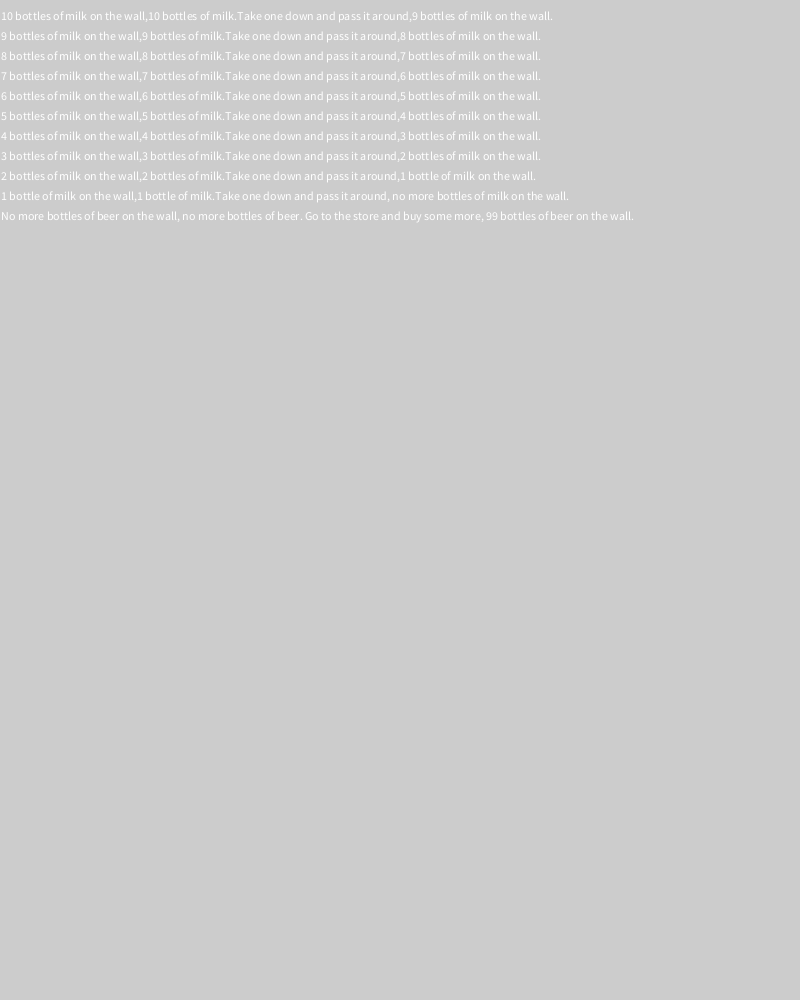
Frame 1 (no input)
Frame 60 (the mouse pressed at the canvas centre just before this capture): identical to frame 1, image omitted
Frame 120 (the mouse held since frame 60 and released just before this capture): identical to frame 1, image omitted

The Processing sketch that drew this single still picture (run headless with seeded random() and noise(); from frame 60 on, the mouse is pressed at the canvas centre):

// Processing sketch: sketch_99_Bottles_pdf
// ── sketch_99_Bottles_pdf.pde
int y;
int p;
int i;
void setup(){
  size (800,1000);
    for(int i=10;i>0;i--){
      y+=20;
      fill(255,255,255);
      if(i==2){
        text(i + " bottles of milk on the wall," +i + " bottles of milk.Take one down and pass it around," + (i-1)+ " bottle of milk on the wall.",1, y);
      }
      else if (i==1){
        text(i + " bottle of milk on the wall," +i + " bottle of milk.Take one down and pass it around," + " no more bottles of milk on the wall.",1, y);
      }
      else {
      
 text(i + " bottles of milk on the wall," +i + " bottles of milk.Take one down and pass it around," + (i-1)+ " bottles of milk on the wall.",1, y);
      }

    }
    text("No more bottles of beer on the wall, no more bottles of beer. Go to the store and buy some more, 99 bottles of beer on the wall.", 1, y+20);
}
 void draw(){
 
  }
